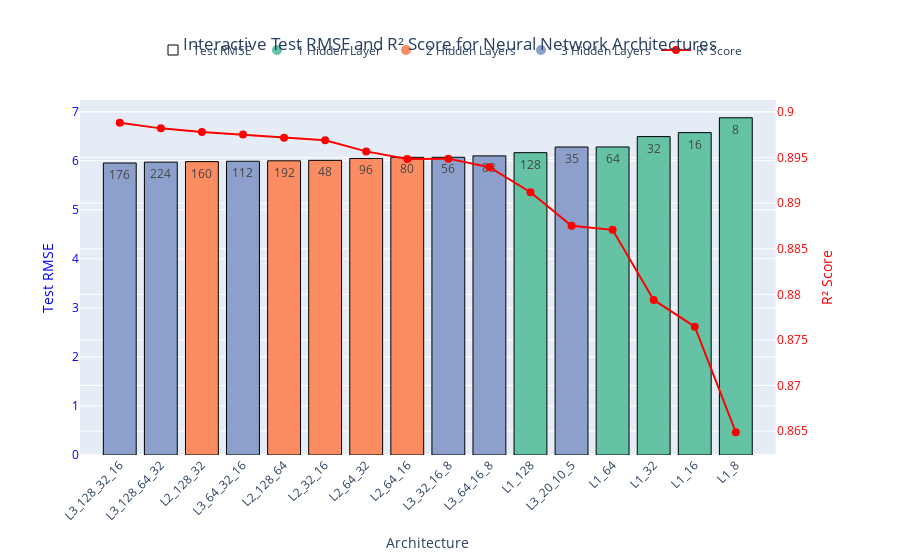

Write notebook code for a chart like this one.
### Code cell
# Sort by Test RMSE
model_results_df_sorted = model_results_df.sort_values(by='Test RMSE', ascending=True)

# Prepare customdata
custom_cols = ['R2 Score', 'Number of Layers', 'Hidden Layers']
customdata = model_results_df_sorted[custom_cols].values

# Auto color mapping for any number of layers
layers = sorted(model_results_df_sorted['Number of Layers'].unique())
palette = qualitative.Set2
color_map = {n: palette[i % len(palette)] for i, n in enumerate(layers)}
colors = model_results_df_sorted['Number of Layers'].map(color_map)

# Figure with secondary y-axis
fig = make_subplots(specs=[[{"secondary_y": True}]])

# Test RMSE bars (colored by layer count) + black borders, no legend entry
fig.add_trace(
    go.Bar(
        x=model_results_df_sorted['Architecture'],
        y=model_results_df_sorted['Test RMSE'],
        name='Test RMSE',
        marker=dict(color=colors, line=dict(color='black', width=1)),
        text=model_results_df_sorted['Total Nodes'],
        hoverinfo='none',
        hovertemplate=(
            '<b>Architecture:</b> %{x}<br>'
            '<b>Test RMSE:</b> %{y:.2f}<br>'
            '<b>R² Score:</b> %{customdata[0]:.4f}<br>'
            '<b>Total Nodes:</b> %{text}<br>'
            '<b>Number of Layers:</b> %{customdata[1]}<br>'
            '<b>Hidden Layers:</b> %{customdata[2]}<br>'
            '<extra></extra>'
        ),
        customdata=customdata,
        showlegend=False,
    ),
    secondary_y=False,
)

# Legend entry for Test RMSE (black box)
fig.add_trace(
    go.Scatter(
        x=[None],
        y=[None],
        mode='markers',
        marker=dict(size=10, color='black', symbol='square-open', line=dict(color='black', width=1)),
        name='Test RMSE',
        showlegend=True,
    )
)

# Auto legend entries for each layer count
for n in layers:
    fig.add_trace(
        go.Scatter(
            x=[None],
            y=[None],
            mode='markers',
            marker=dict(size=10, color=color_map[n]),
            name=f'{n} Hidden Layer{"s" if n != 1 else ""}',
            showlegend=True,
        )
    )

# R² line on secondary axis (non-interactive)
fig.add_trace(
    go.Scatter(
        x=model_results_df_sorted['Architecture'],
        y=model_results_df_sorted['R2 Score'],
        name='R² Score',
        mode='lines+markers',
        line=dict(color='red', width=2),
        marker=dict(size=8),
        hoverinfo='skip',
    ),
    secondary_y=True,
)

# Axes + layout
fig.update_xaxes(
    title_text='Architecture',
    tickmode='array',
    tickvals=model_results_df_sorted['Architecture'],
    ticktext=model_results_df_sorted['Architecture'],
    tickangle=-45,
)
fig.update_yaxes(title_text='Test RMSE', secondary_y=False, color='blue')
fig.update_yaxes(title_text='R² Score', secondary_y=True, color='red')
fig.update_layout(
    title=dict(
        text='Interactive Test RMSE and R² Score for Neural Network Architectures',
        x=0.5,
        xanchor='center',
    ),
    barmode='group',
    legend=dict(
        orientation='h',
        yanchor='bottom',
        y=1.1,
        xanchor='center',
        x=0.5,
        bgcolor='rgba(255,255,255,0.8)',
    ),
    hovermode='x unified',
)

fig.show()

### Figure 1 — Plotly figure (JSON) as saved in the notebook; plotly's stock layout.template omitted (floating-point values rounded to 4 significant figures)
{"data": [{"customdata": [[0.8988, 3, "[128, 32, 16]"], [0.8982, 3, "[128, 64, 32]"], [0.8978, 2, "[128, 32]"], [0.8975, 3, "[64, 32, 16]"], [0.8972, 2, "[128, 64]"], [0.8969, 2, "[32, 16]"], [0.8957, 2, "[64, 32]"], [0.8949, 2, "[64, 16]"], [0.8949, 3, "[32, 16, 8]"], [0.8939, 3, "[64, 16, 8]"], [0.8912, 1, "[128]"], [0.8875, 3, "[20, 10, 5]"], [0.8871, 1, "[64]"], [0.8794, 1, "[32]"], [0.8765, 1, "[16]"], [0.8649, 1, "[8]"]], "hoverinfo": "none", "hovertemplate": "<b>Architecture:</b> %{x}<br><b>Test RMSE:</b> %{y:.2f}<br><b>R² Score:</b> %{customdata[0]:.4f}<br><b>Total Nodes:</b> %{text}<br><b>Number of Layers:</b> %{customdata[1]}<br><b>Hidden Layers:</b> %{customdata[2]}<br><extra></extra>", "marker": {"color": ["rgb(141,160,203)", "rgb(141,160,203)", "rgb(252,141,98)", "rgb(141,160,203)", "rgb(252,141,98)", "rgb(252,141,98)", "rgb(252,141,98)", "rgb(252,141,98)", "rgb(141,160,203)", "rgb(141,160,203)", "rgb(102,194,165)", "rgb(141,160,203)", "rgb(102,194,165)", "rgb(102,194,165)", "rgb(102,194,165)", "rgb(102,194,165)"], "line": {"color": "black", "width": 1}}, "name": "Test RMSE", "showlegend": false, "text": [176, 224, 160, 112, 192, 48, 96, 80, 56, 88, 128, 35, 64, 32, 16, 8], "type": "bar", "x": ["L3_128_32_16", "L3_128_64_32", "L2_128_32", "L3_64_32_16", "L2_128_64", "L2_32_16", "L2_64_32", "L2_64_16", "L3_32_16_8", "L3_64_16_8", "L1_128", "L3_20_10_5", "L1_64", "L1_32", "L1_16", "L1_8"], "xaxis": "x", "y": [5.952, 5.97, 5.981, 5.989, 5.997, 6.006, 6.046, 6.068, 6.069, 6.098, 6.163, 6.278, 6.28, 6.491, 6.572, 6.875], "yaxis": "y"}, {"marker": {"color": "black", "line": {"color": "black", "width": 1}, "size": 10, "symbol": "square-open"}, "mode": "markers", "name": "Test RMSE", "showlegend": true, "type": "scatter", "x": [null], "y": [null]}, {"marker": {"color": "rgb(102,194,165)", "size": 10}, "mode": "markers", "name": "1 Hidden Layer", "showlegend": true, "type": "scatter", "x": [null], "y": [null]}, {"marker": {"color": "rgb(252,141,98)", "size": 10}, "mode": "markers", "name": "2 Hidden Layers", "showlegend": true, "type": "scatter", "x": [null], "y": [null]}, {"marker": {"color": "rgb(141,160,203)", "size": 10}, "mode": "markers", "name": "3 Hidden Layers", "showlegend": true, "type": "scatter", "x": [null], "y": [null]}, {"hoverinfo": "skip", "line": {"color": "red", "width": 2}, "marker": {"size": 8}, "mode": "lines+markers", "name": "R² Score", "type": "scatter", "x": ["L3_128_32_16", "L3_128_64_32", "L2_128_32", "L3_64_32_16", "L2_128_64", "L2_32_16", "L2_64_32", "L2_64_16", "L3_32_16_8", "L3_64_16_8", "L1_128", "L3_20_10_5", "L1_64", "L1_32", "L1_16", "L1_8"], "xaxis": "x", "y": [0.8988, 0.8982, 0.8978, 0.8975, 0.8972, 0.8969, 0.8957, 0.8949, 0.8949, 0.8939, 0.8912, 0.8875, 0.8871, 0.8794, 0.8765, 0.8649], "yaxis": "y2"}], "layout": {"barmode": "group", "hovermode": "x unified", "legend": {"bgcolor": "rgba(255,255,255,0.8)", "orientation": "h", "x": 0.5, "xanchor": "center", "y": 1.1, "yanchor": "bottom"}, "title": {"text": "Interactive Test RMSE and R² Score for Neural Network Architectures", "x": 0.5, "xanchor": "center"}, "xaxis": {"anchor": "y", "domain": [0, 0.94], "tickangle": -45, "tickmode": "array", "ticktext": ["L3_128_32_16", "L3_128_64_32", "L2_128_32", "L3_64_32_16", "L2_128_64", "L2_32_16", "L2_64_32", "L2_64_16", "L3_32_16_8", "L3_64_16_8", "L1_128", "L3_20_10_5", "L1_64", "L1_32", "L1_16", "L1_8"], "tickvals": ["L3_128_32_16", "L3_128_64_32", "L2_128_32", "L3_64_32_16", "L2_128_64", "L2_32_16", "L2_64_32", "L2_64_16", "L3_32_16_8", "L3_64_16_8", "L1_128", "L3_20_10_5", "L1_64", "L1_32", "L1_16", "L1_8"], "title": {"text": "Architecture"}}, "yaxis": {"anchor": "x", "color": "blue", "domain": [0, 1], "title": {"text": "Test RMSE"}}, "yaxis2": {"anchor": "x", "color": "red", "overlaying": "y", "side": "right", "title": {"text": "R² Score"}}}}
